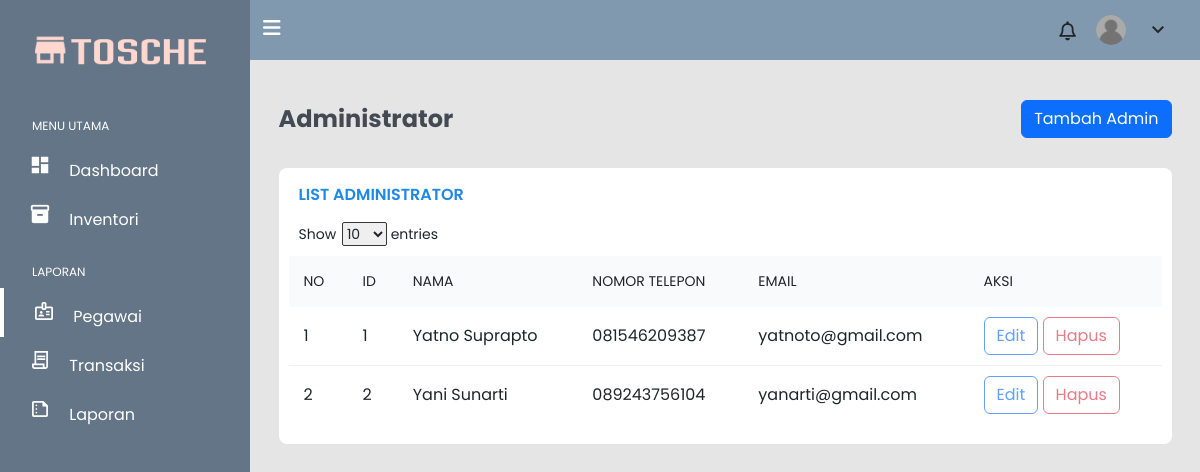
The page /pages/administrator.php on the database its author committed.
### tables this page shows
CREATE TABLE `karyawan` (
  `id_karyawan` int(10) NOT NULL,
  `nama` varchar(100) NOT NULL,
  `email` varchar(100) NOT NULL,
  `password` varchar(100) NOT NULL,
  `no_telepon` varchar(100) NOT NULL,
  `role` int(10) NOT NULL DEFAULT 1
);

### pages/administrator.php (the view, shortened to what this page needs)
<?php
$conn = getConnection();
$sql = "SELECT id_karyawan, karyawan.nama, karyawan.no_telepon 'no_telp', email FROM karyawan JOIN role ON(karyawan.role = role.id_role) WHERE role.id_role = 2;";
$hasil = $conn->query($sql);
$no = 1;
?>
<!DOCTYPE html>
<html lang="en">
<head>
  <link rel="stylesheet" href="https://cdnjs.cloudflare.com/ajax/libs/font-awesome/6.2.1/css/all.min.css" />
  <link href="https://cdn.jsdelivr.net/npm/bootstrap@5.2.3/dist/css/bootstrap.min.css" rel="stylesheet" />
  <script src="https://cdn.tailwindcss.com"></script>
  <link rel="stylesheet" href="../src/css/administrator.css" />
  <link rel="stylesheet" href="https://cdnjs.cloudflare.com/ajax/libs/limonte-sweetalert2/11.6.15/sweetalert2.min.css">
</head>
<body>
  <section id="menu">
    <div class="logo">
      <img src="../src/img/tosche.png" alt="" />
    </div>
    <div class="items">
      <li class="nav-item mt-3">
        <h6 class="ps-4 ms-2 text-uppercase text-xs text-white font-weight-bolder opacity-8">Menu Utama</h6>
      </li>
      <li onclick="pindahPage('dashboard.php')">
        <span class="material-icons"> dashboard </span>
        <a class="menu-text">Dashboard</a>
      </li>
      <li onclick="pindahPage('inventori.php')">
        <span class="material-icons"> inventory_2 </span>
        <a class="menu-text">Inventori</a>
      </li>
      <li class="nav-item mt-3">
        <h6 class="ps-4 ms-2 text-uppercase text-xs text-white font-weight-bolder opacity-8">Laporan</h6>
      </li>
      <li id="manajemen-li" onclick="dropManajemen()">
        <span class="material-symbols-outlined"> badge </span>
        <a class="menu-text">Pegawai</a>
      </li>
      <li onclick="pindahPage('transaksi.php')">
        <span class="material-symbols-outlined"> contract </span>
        <a class="menu-text">Transaksi</a>
      </li>
      <li onclick="pindahPage('laporan.php')">
        <span class="material-symbols-outlined"> summarize </span>
        <a class="menu-text">Laporan</a>
      </li>
    </div>
  </section>
  <section id="interface">
    <div class="navigation">
      <div class="n1">
        <i id="slide-bar" class="fa-solid fa-bars" style="color: #FFFFFF;"></i>
      </div>
      <div class="profile">
        <i class="fa fa-bell"> </i>
        <img src="../src/img/profil_empty.png" alt="">
        <span class="material-symbols-outlined" onclick="toggleMenu()">
        </span>
      </div>
    </div>
    <div class="transaksi-tambah">
      <h3 class="i-name">Administrator</h3>
      <button type="button" data-bs-toggle="modal" data-bs-target="#newKaryawanModal" class="btn btn-outline-primary active aksi-btn tambah-btn">
        Tambah Admin
      </button>
    </div>
    <div class="board">
      <p id="p-order">List Administrator</p>
      <div class="show-search">
        <div class="show-entries">
          <label id="show" for="">Show</label>
          <select name="jumlah-data" id="jumlah-data">
            <option value="10">10</option>
          </select>
          <label id="show" for="">entries</label>
        </div>
      </div>
      <table width="100%">
        <thead>
          <tr>
            <td>No</td>
            <td>ID</td>
            <td>Nama</td>
            <td>Nomor Telepon</td>
            <td>Email</td>
            <td>Aksi</td>
          </tr>
        </thead>
        <tbody>
          <?php foreach ($hasil as $row) { ?>
            <tr>
              <td><?php echo $no;
                  $no++;  ?></td>
              <td><?php echo $row['id_karyawan'] ?></td>
              <td><?php echo $row['nama'] ?></td>
              <td><?php echo $row['no_telp'] ?></td>
              <td><?php echo $row['email'] ?></td>
              <td>
                <button type="button" id="<?= $row['id_karyawan'] ?>" <?php if (!$_SESSION['admin']) {
                                                                        if ($_SESSION['id_karyawan'] != $row['id_karyawan']) {
                                                                          echo "disabled";
                                                                        }
                                                                      } ?> class="btn btn-outline-primary active aksi-btn edit">
                  Edit
                </button>
                <button type="button" id="<?= $row['id_karyawan'] ?>" <?php if (!$_SESSION['admin']) {
                                                                        if ($_SESSION['id_karyawan'] != $row['id_karyawan'] || $_SESSION['id_karyawan'] == $row['id_karyawan']) {
                                                                          echo "disabled";
                                                                        }
                                                                      } ?> class="btn btn-outline-danger active aksi-btn font-kecil hapus">
                  Hapus
                </button>
              </td>
            </tr>
          <?php } ?>
        </tbody>
        <tbody>
          <tr>
            <td class="people"></td>
          </tr>
        </tbody>
      </table>
    </div>
  </section>
</body>
</html>

### src/css/administrator.css (style rules this page uses)
* { margin: 0; padding: 0; box-sizing: border-box; font-family: "Poppins", sans-serif; }
body { width: 100%; background: #E5E5E5; position: relative; display: flex; }
.i-name { color: #444a53; font-size: 24px; font-weight: 700; }
.transaksi-tambah { width: 94%; display: flex; margin-top: 100px; margin-right: auto; margin-left: auto; justify-content: space-between; align-items: center; }
#menu { background-color: #637586; width: 250px; height: 100%; position: fixed; top: 0; left: 0; transition: 0.3s ease; }
#menu .logo { display: flex; align-items: center; align-content: center; color: #fff; padding: 30px 0 0 30px; }
#menu .logo img { width: 80%; }
#menu .items { margin-top: 40px; }
#menu .items li { list-style: none; padding: 8px 0; transition: 0.3s ease; }
#menu .items li:nth-child(4) { z-index: 1; position: relative; }
#menu .items li:nth-child(5) { border-left: 4px solid #fff; }
#menu .items li span { color: #FFFFFF; width: 30px; height: 20px; line-height: 30px; text-align: center; font-size: 22px; margin: 0 10px 0 25px; }
#menu .items li a { text-decoration: none; color: #FFFFFF; font-weight: 300px; transition: 0.3s ease; }
#interface { width: calc(100% - 250px); margin-left: 250px; position: relative; transition: 0.3s ease; }
#interface .navigation { display: flex; align-items: center; justify-content: space-between; background-color: #8199AF; padding: 15px 30px; padding-left: 13px; position: fixed; width: calc(100% - 250px); transition: 0.3s ease; }
.material-symbols-outlined:hover, .n1 i { cursor: pointer; }
.n1 .fa-solid { font-size: 20px; }
#interface .navigation .profile { display: flex; justify-content: flex-start; align-items: center; }
#interface .navigation .profile i { display: flex; align-items: center; font-size: 19px; margin-right: 20px; font-weight: 400; }
#interface .navigation .profile img { width: 30px; margin-right: 20px; height: 30px; object-fit: cover; border-radius: 50%; }
.board { width: 94%; margin: 30px 0 30px 0px; margin-left: auto; margin-right: auto; overflow: auto; background-color: #fff; border-radius: 8px; padding: 0 10px; transition: 0.3s ease; }
.board #p-order { font-size: 16px; text-transform: uppercase; margin: 15px 10px; font-weight: 600; color: #1e88e5; }
.board #show { margin-right: 2px; }
.show-search { margin: 10px 10px; display: flex; justify-content: space-between; align-items: center; font-size: 14px; }
.show-search select { border: 1px solid rgb(55, 55, 55); border-radius: 2px; }
.board table { border-collapse: collapse; }
.board table tr, .board table tr:first-child { border-bottom: 1px solid #eef0f3; }
.board table tr:last-child { border-bottom: none; }
thead td { font-size: 14px; text-transform: uppercase; font-weight: 400; background: #f9fafb; text-align: start; padding: 15px; }
tbody tr td { padding: 10px 15px; }

### rows shown on the page
karyawan: id_karyawan "1", nama "Yatno Suprapto", no_telepon "081546209387", email "yatnoto@gmail.com"
karyawan: id_karyawan "2", nama "Yani Sunarti", no_telepon "089243756104", email "yanarti@gmail.com"
